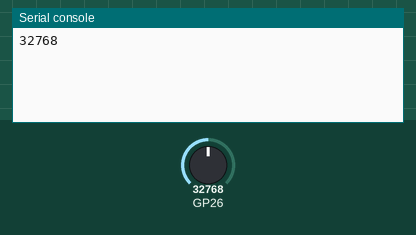
Bench run of a program on a simulated Raspberry Pi Pico running MicroPython. On the bench: the last lines printed to the serial console. The inputs (shaded band) are chosen by the test bench; at power-on: GP26 = 32768 (analog values on the 0–65535 scale).

Above: at 1.2 s.
1.3 s: GP26 set to 45874
At 2.9 s:
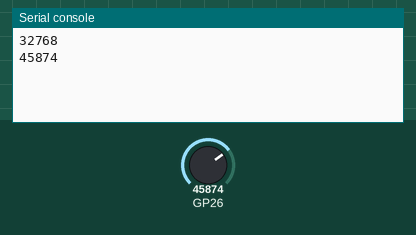
4.0 s: GP26 set to 57670
At 4.5 s:
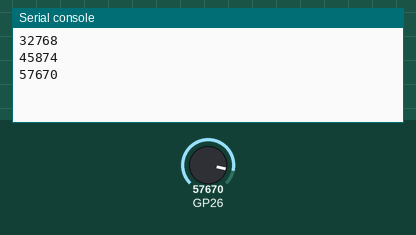
Timing chart, 0 to 7.0 s (numbered marks = the images above; inputs shaded):
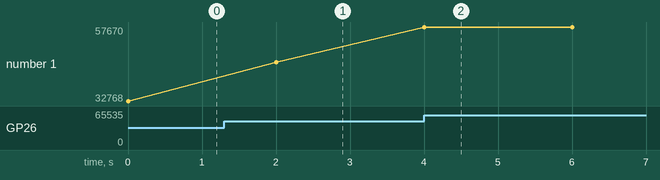

The program:

orto_terreno.py
```python
# Test sensore umidità del terreno
#
# Raspberry Pico WH
#
# Script: orto_terreno.py
#
import machine
import time
#
import misurazione_terreno    # Acquisizione misura umidità del terreno
#
# Parametri
#
PIN_S_MOISTURE = 26    # PIN sensore di umidità del terreno
#
TEMPO_MISURAZIONE = 2   # secondi - acquisizione della misurazione
#
while True:
    umidita_terreno = misurazione_terreno.leggi_umi(PIN_S_MOISTURE)  # Acquisizione misura dal sensore mouisture
    print(umidita_terreno)
    #
    time.sleep(TEMPO_MISURAZIONE)       # Acquisizione dati
#
# enneci - febbraio 2025
# laboratorio LTR - IIS Euganeo - Este (PD)
# enneci www.enneci.cloud
# Licenza CC BY-NC
```

misurazione_terreno.py
```python
# Gestione sensore umidità del terreno
#
# Modulo dello script orto.py
#
# Raspberry Pico WH
# Utilizzo libreria ADC
#
# Script: misurazione_terreno.py
#
"""
Sensore di umidità Joy-It

- Collegamento VCC a 3.3V del Pico
- Collegamento GND a GND del Pico
- Collegamento OUT a GPn (ADC) del Pico
"""
from machine import Pin, ADC   # ADC conversione analogico-digitale
import time
#
"""
Il sensore di umidità del terreno è analogico, quindi deve essere collegato ad un pin analogico,
a cui è associato un convertitore analogico/digitale ADC.
I Pin analogici a bordo del Pico sono 4, di cui 3 accessibili all’esterno: GP26 (ADC0), GP27 (ADC1), e GP28 (ADC2)
e 1 ADC connesso direttamente al sensore di temperatura integrato nel microcontrollore.
"""
#
def leggi_umi(PIN):
    moisture_sensor = ADC(PIN)
    moisture_value = moisture_sensor.read_u16()  # Lettura valore ADC (0-65535)
    return moisture_value
#
# print(leggi_umi(28))
#
# enneci - ottobre 2024
# laboratorio LTR - IIS Euganeo - Este (PD)
# enneci www.enneci.cloud
# Licenza CC BY-NC
```

Measured:
- after the input at 1.3 s, the serial console: prints a new line after 0.70 s (image 1)
- after the input at 4.0 s, the serial console: prints a new line at once (image 2)
- plotted number 1: 32768 → 45874 after the input at 1.3 s, 45874 → 57670 after the input at 4.0 s
